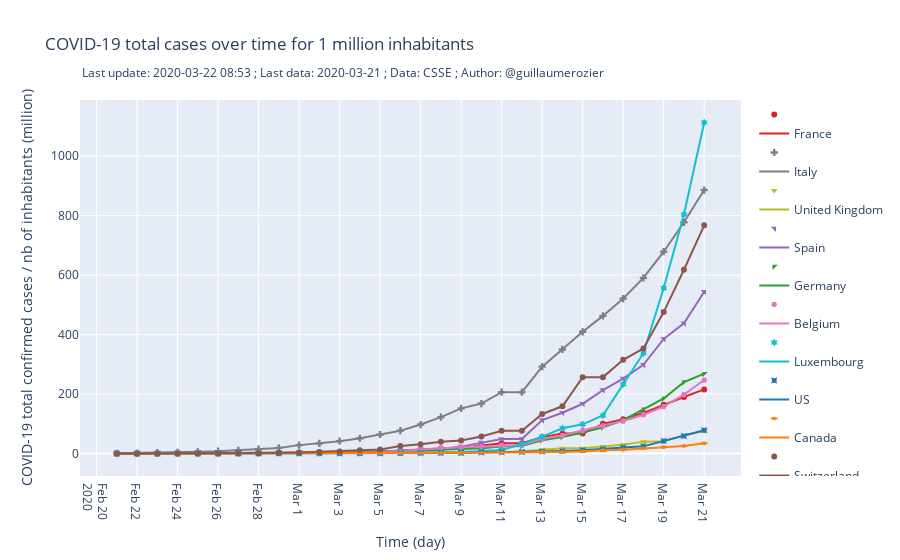

The cell this chart's notebook holds for it:
### Markdown cell above
### Total cases for 1 million inhabitants

### Code cell
fig = go.Figure()

last_d = round(len(data_confirmed)/2)
data_confirmed_rolling = data_confirmed
from sklearn.svm import SVC

i=0
for country in countries:
    #model = SVC(kernel='poly')
    #model.fit(df_confirmed['date_int'][-last_d:].values.reshape(-1, 1), df_confirmed[country][-last_d:].fillna(0).values.reshape(-1, 1))
    #Y = model.predict(df_confirmed['date_int'][-last_d:].values.reshape(-1, 1))
    
    fig.add_trace(go.Scatter(x = data_confirmed['date'][-last_d:], y = data_confirmed[country][-last_d:]/countries[country]['pop'],
                    mode='markers',
                    marker_color=colors[i],
                    legendgroup=c,
                    marker_symbol= 3*i,
                    #marker_size=6,
                    marker_line_color=colors[i],
                    #marker_line_width=1,
                    opacity=1,
                    showlegend = True,
                    name='{}'.format("")))

    fig.add_trace(go.Scatter(x = data_confirmed_rolling['date'][-last_d:], y = data_confirmed_rolling[country][-last_d:]/countries[country]['pop'],
                    mode='lines',
                    marker_color=colors[i],
                    legendgroup=c,
                    showlegend = True,
                    name='{}'.format(country)
                    ))
    i+=1
    if i>=10:
        i=0
    #fig.add_trace(go.Scatter(x=df_confirmed['date'][-last_d:], y=Y/countries[country]['pop'],
     #               mode='lines',
     #               name='{}'.format(country)))
    
fig.update_layout(
    title="COVID-19 total cases over time for 1 million inhabitants",
    xaxis_title="Time (day)",
    yaxis_title="COVID-19 total confirmed cases / nb of inhabitants (million)",
    annotations = [dict(xref='paper',
        yref='paper',
        x=0, y=1.1,
        showarrow=False,
        text ='Last update: {} ; Last data: {} ; Data: CSSE ; Author: @guillaumerozier'.format(today, str(data_confirmed['date'].values[-1])[:10]))],

)
fig.update_xaxes(nticks = last_d)
print("> graph 1 built")
if upload:
    py.plot(fig, filename = 'cases', auto_open=False)
    
if show:
    fig.show()

if export:
    fig.write_image("images/cases_per_1m_inhabitant.png", scale=5, width=900, height=700)
    print("> graph 1 exported")
